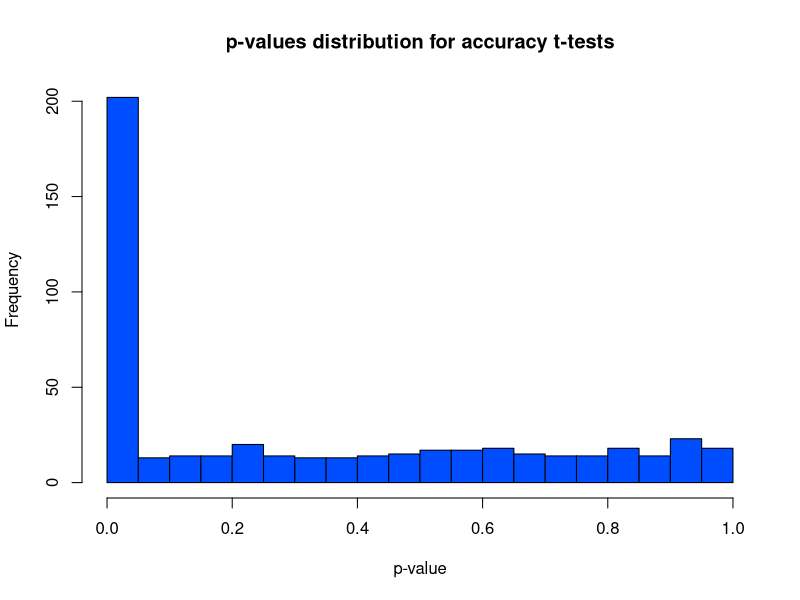
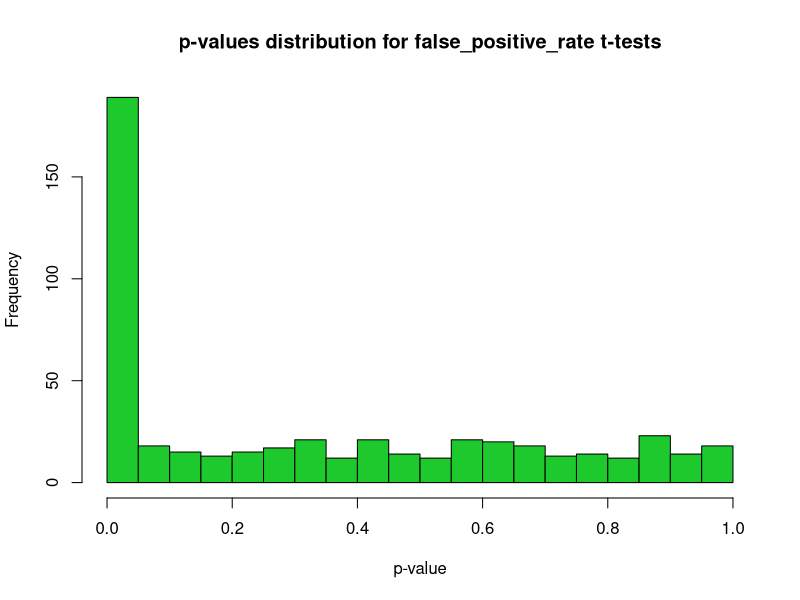
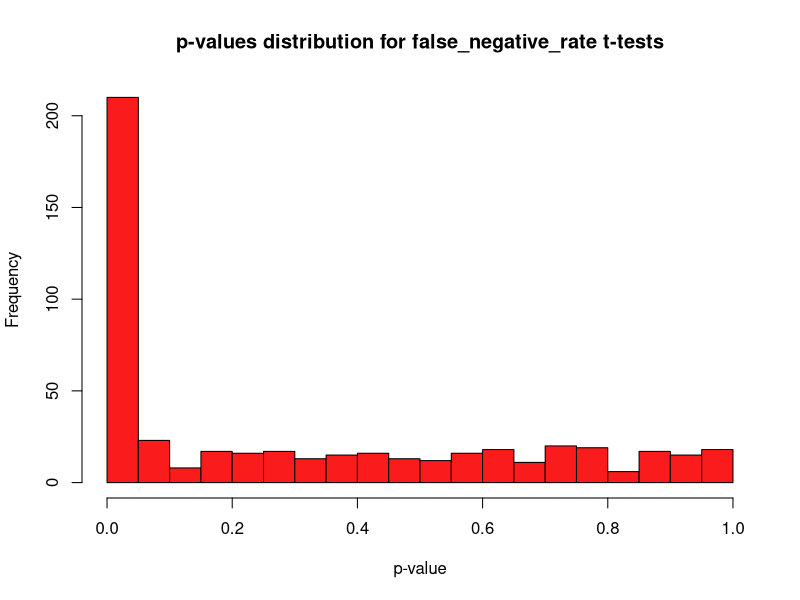

The R source for these figures, in order:
# DISCLAIMER: DO NOT USE RSTUDIO. We heavily recommend using VSCode as it is an IDE that can run all of this at once

p_values_accuracy <- numeric(500)
p_values_fpr <- numeric(500)
p_values_fnr <- numeric(500)
m <- 94
set.seed(123) # Set seed for reproducibility

# Loop for accuracy with sequential stopping
for (i in 1:500) {
  for (j in 1:10) {
    satellite_data <- rbinom(m, 1, 0.5)
    accuracy <- runif(m, min = 0.54, max = 0.91)
    result_1 <- t.test(accuracy[satellite_data == 1], accuracy[satellite_data == 0], var.equal = TRUE, alternative = "greater")
    
    if (result_1$p.value < 0.05) {
      break
    }
  }
  p_values_accuracy[i] = result_1$p.value
}

# Loop for false positive rate with sequential stopping
for (i in 1:500) {
  for (j in 1:10) {
    satellite_data <- rbinom(m, 1, 0.5)
    false_positive <- runif(m, min = 0.02, max = 0.45)
    result_2 <- t.test(false_positive[satellite_data == 1], false_positive[satellite_data == 0], var.equal = TRUE, alternative = "less")
    
    if (result_2$p.value < 0.05) {
      break
    }
  }
  p_values_fpr[i] = result_2$p.value
}

# Loop for false negative rate with sequential stopping
for (i in 1:500) {
  for (j in 1:10) {
    satellite_data <- rbinom(m, 1, 0.5)
    false_negative <- runif(m, min = 0.01, max = 0.38)
    result_3 <- t.test(false_negative[satellite_data == 1], false_negative[satellite_data == 0], var.equal = TRUE, alternative = "less")
    
    if (result_3$p.value < 0.05) {
      break
    }
  }
  p_values_fnr[i] = result_3$p.value
}

# Plot histograms for the p-value distributions
png("p_values_accuracy_qrp.png")
hist(p_values_accuracy, main = "p-values distribution for accuracy t-tests", xlab = "p-value", col = "#004cff", breaks = 20)
dev.off()

png("p_values_fpr_qrp.png")
hist(p_values_fpr, main = "p-values distribution for false_positive_rate t-tests", xlab = "p-value", col = "#1dc92c", breaks = 20)
dev.off()

png("p_values_fnr_qrp.png")
hist(p_values_fnr, main = "p-values distribution for false_negative_rate t-tests", xlab = "p-value", col = "#fa1c1c", breaks = 20)
dev.off()